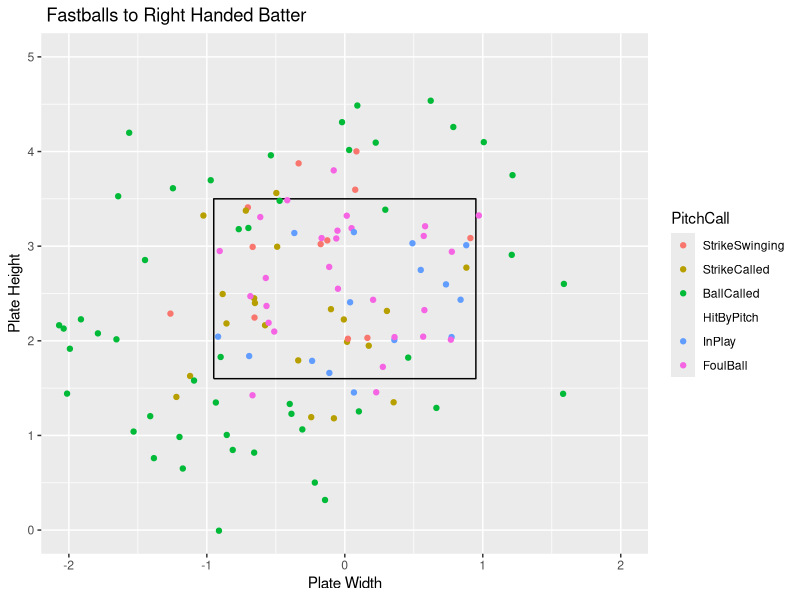
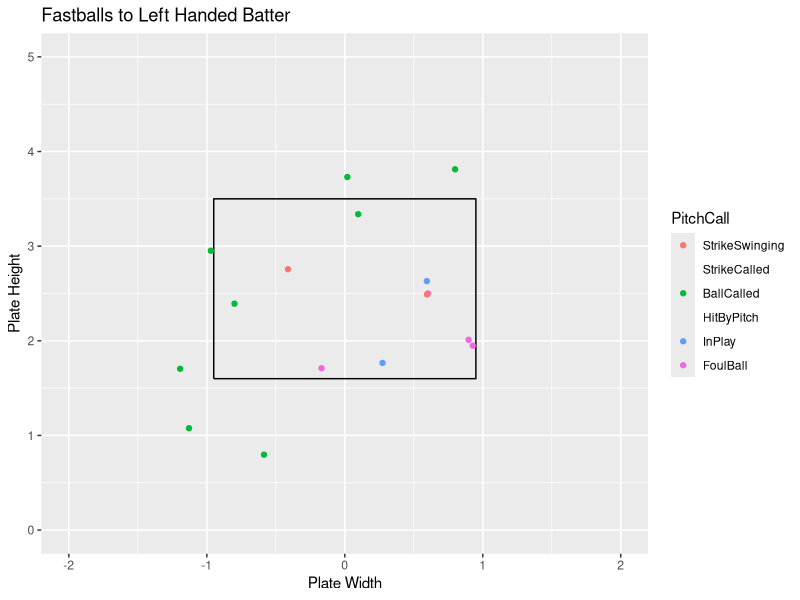

Generate these figures, in order, with R:
## ---- chunk 1
knitr::opts_chunk$set(fig.align = "center", fig.width = 4, fig.height = 4, comment = NA, message = FALSE, warning = FALSE, echo = FALSE)
library(readr)
library(dplyr)
library(ggplot2)
library(tidyverse)
Master <- read_csv("Master.csv")
Pitcher <- Master %>%
  filter(Pitcher == "Bowman, Kaleb")
x <- c(-.95,.95,.95,-.95,-.95)
z <- c(1.6,1.6,3.5,3.5,1.6)
sz <- data_frame(x, z)
## ---- chunk 2
FastballsThrownR <- Pitcher %>%
  filter(TaggedPitchType == "Fastball" & BatterSide == "Right" & !PitchCall == "Undefined")
ggplot() +
  geom_path(data = sz, aes(x = x, y = z)) +
  coord_equal() +
  xlab("Plate Width") +
  ylab("Plate Height") +
  ggtitle(" Fastballs to Right Handed Batter") +
  geom_point(data = FastballsThrownR,aes(x = PlateLocSide, y = PlateLocHeight, color = PitchCall)) +
  coord_cartesian(xlim = c(-2, 2), ylim = c(0, 5)) +
  scale_color_discrete(limits = c("StrikeSwinging" ,"StrikeCalled", "BallCalled", "HitByPitch", "InPlay", "FoulBall"))
## ---- chunk 3
FastballsThrownL <- Pitcher %>%
  filter(TaggedPitchType == "Fastball" & BatterSide == "Left" & !PitchCall == "Undefined")
ggplot() +
  geom_path(data = sz, aes(x = x, y = z)) +
  coord_equal() +
  xlab("Plate Width") +
  ylab("Plate Height") +
  ggtitle("Fastballs to Left Handed Batter") +
  geom_point(data = FastballsThrownL,aes(x = PlateLocSide, y = PlateLocHeight, color = PitchCall)) +
  coord_cartesian(xlim = c(-2, 2), ylim = c(0, 5)) +
  scale_color_discrete(limits = c("StrikeSwinging" ,"StrikeCalled", "BallCalled", "HitByPitch", "InPlay", "FoulBall"))
